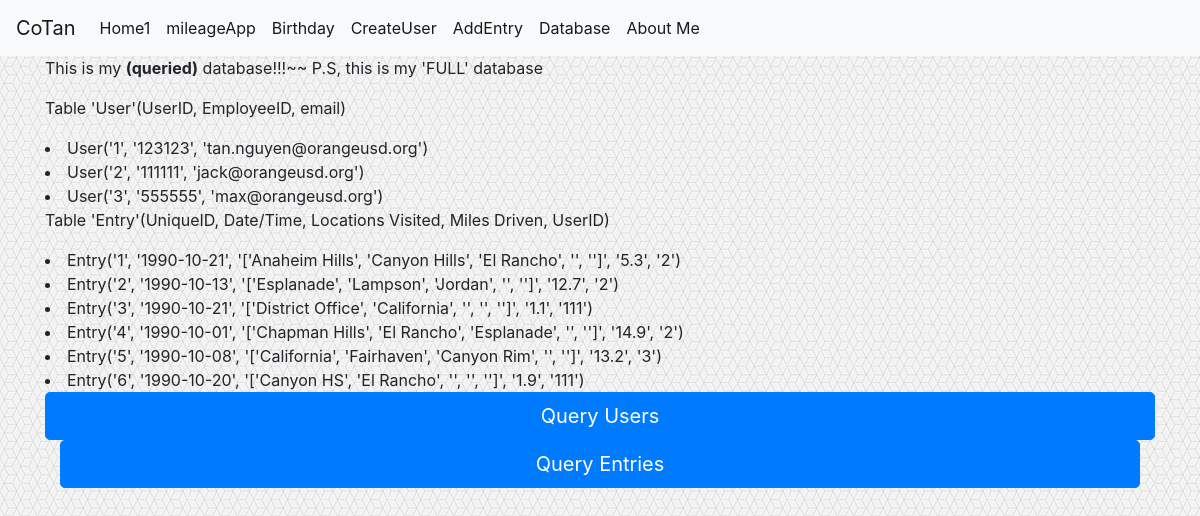
Before: /viewDatabase with the older database file.
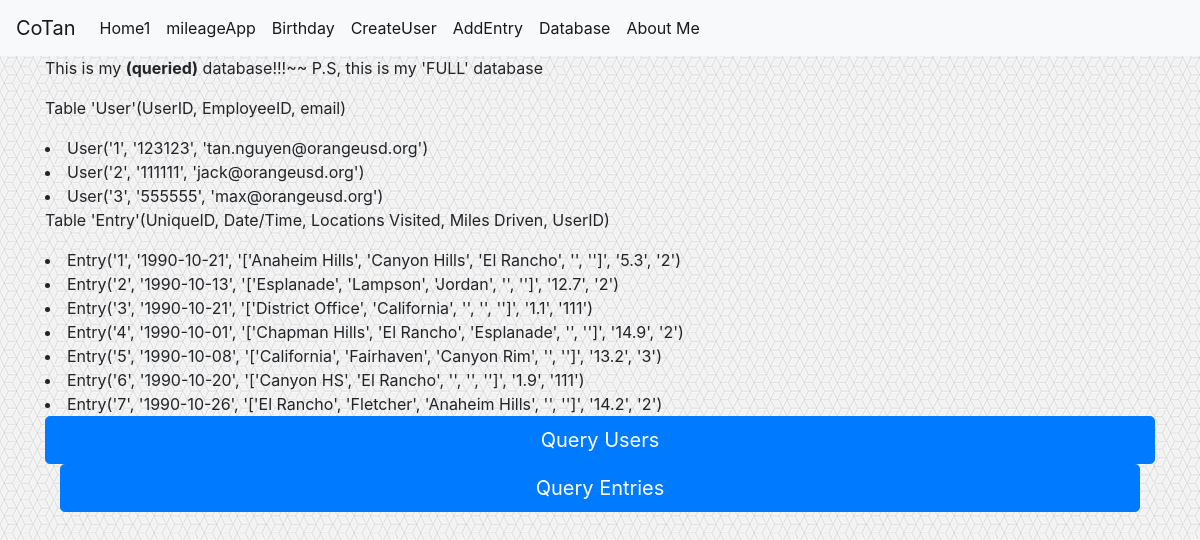
After: the same page with the newer database file.
### initialFlask.py (models this page shows, shortened)
class User(db.Model):
    id = db.Column(db.Integer, primary_key=True)
    employeeID = db.Column(db.String(20), unique=True, nullable=False)
    email = db.Column(db.String(120), unique=True, nullable=False)
    password = db.Column(db.String(60), nullable=False)
    entry = db.relationship('Entry', backref='author', lazy=True)
    def __repr__(self):
        return f"User('{self.id}', '{self.employeeID}', '{self.email}')"

class Entry(db.Model):
    id = db.Column(db.Integer, primary_key=True)
    date_entered = db.Column(db.String, nullable=False)
    locations = db.Column(db.Text, nullable=False)
    milesDriven = db.Column(db.Float, nullable=False)
    user_id = db.Column(db.Integer, db.ForeignKey('user.id'), nullable=False)
    def __repr__(self):
        return f"Entry('{self.id}', '{self.date_entered}', '{self.locations}', '{self.milesDriven}', '{self.user_id}')"

### initialFlask.py (the view)
@app.route('/viewDatabase')
def viewMyDatabase():
    userTable = User.query.all()
    userEntry = Entry.query.all()
    return render_template("viewDatabase.html", myUsers=userTable, myEntries=userEntry, QueryOneTwoThree=1)

### templates/viewDatabase.html (shortened to what this page needs)
{% extends 'template.html' %}
{% block body %}
This is my <strong>(queried)</strong> database!!!~~
{% if QueryOneTwoThree == 1 %}
P.S, this is my 'FULL' database
{% elif QueryOneTwoThree == 2 %}
P.S, this is my 'User' database
{% elif QueryOneTwoThree == 3 %}
P.S, this is my 'Entry' database
{% endif %}
<p>Table 'User'(UserID, EmployeeID, email)</p>
{% for users in myUsers %}
<li>
  {{users}}
</li>
{% endfor %}
<p>Table 'Entry'(UniqueID, Date/Time, Locations Visited, Miles Driven, UserID)</p>
{% for entries in myEntries %}
<li>
  {{entries}}
</li>
{% endfor %}
<div class="buttons">
  <form id=1 action="{{ url_for('queryStuff') }}" method="post">
    <button type="submit" name=queryUserOrEntry value="users" class="btn btn-primary btn-lg btn-block">Query Users</button>
  </form>
</div>
<div class="container">
  <form action="{{ url_for('queryStuff') }}" method="post">
    <button type="submit" name=queryUserOrEntry value="entries" class="btn btn-primary btn-lg btn-block">Query Entries</button>
  </form>
</div>
{% endblock %}

### templates/template.html (shortened to what this page needs)
<!doctype html>
<html>
	<head>
		<link rel="stylesheet" href="https://stackpath.bootstrapcdn.com/bootstrap/4.1.3/css/bootstrap.min.css">
	</head>
	<body>
		<body background="static/background.png">
		{% include 'includes/_navbar.html' %}
		<div class="container">
			{% block body %}
			{% endblock %}
		</div>
	</body>
</html>

### templates/includes/_navbar.html (shortened to what this page needs)
<nav class="navbar navbar-expand-lg navbar-light bg-light">
  <a class="navbar-brand" href="http://127.0.0.1:5000">CoTan</a>
  <div class="collapse navbar-collapse" id="navbarSupportedContent">
  <ul class="navbar-nav mr-auto">
    <li class="nav-item active">
      <a class="nav-link" href="#">Home1<span class="sr-only">(current)</span></a>
    </li>
    <li class="nav-item active">
      <a class="nav-link" href="/mileage">mileageApp</a>
    </li>
    <li class="nav-item active">
      <a class="nav-link" href="/birthday">Birthday</a>
    </li>
    <li class="nav-item active">
      <a class="nav-link" href="/createUser">CreateUser</a>
    </li>
    <li class="nav-item active">
      <a class="nav-link" href="/addEntry">AddEntry</a>
    </li>
    <li class="nav-item active">
      <a class="nav-link" href="/viewDatabase">Database</a>
    </li>
    <li class="nav-item active">
      <a class="nav-link" href="/about">About Me</a>
    </li>
  </div>
</nav>

Changed rows visible on the page:
added Entry: id+date_entered+locations "Entry('7', '1990-10-26', '['El Rancho', 'Fletcher', 'Anaheim Hills', '', '']', '14.2', '2')"
